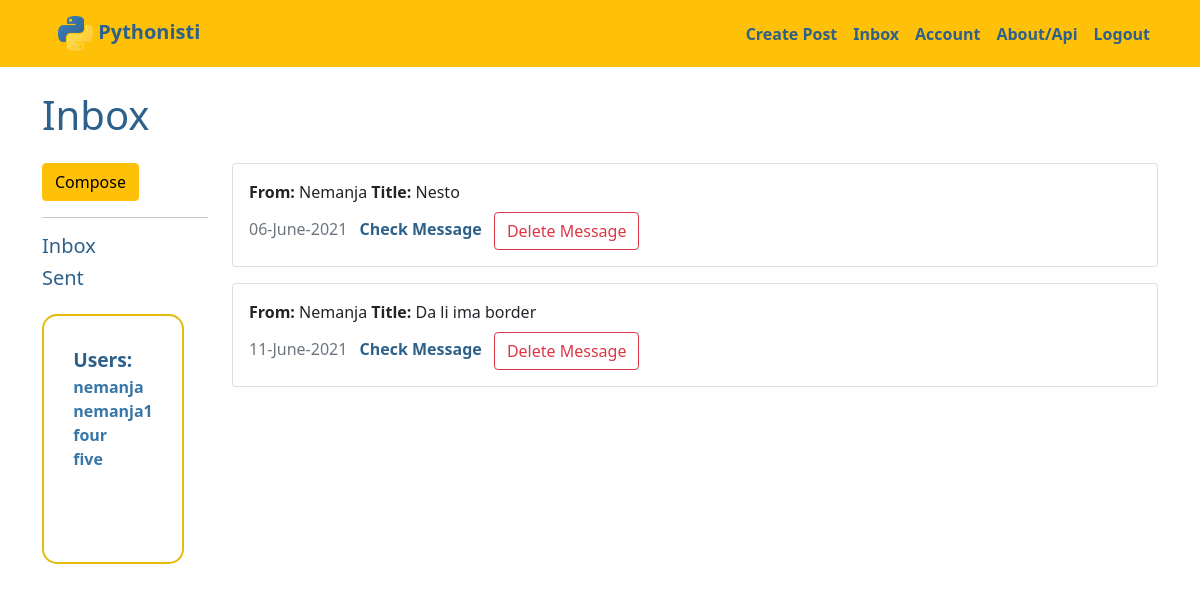
The page /mail/inbox (signed in) on the database as committed earlier.
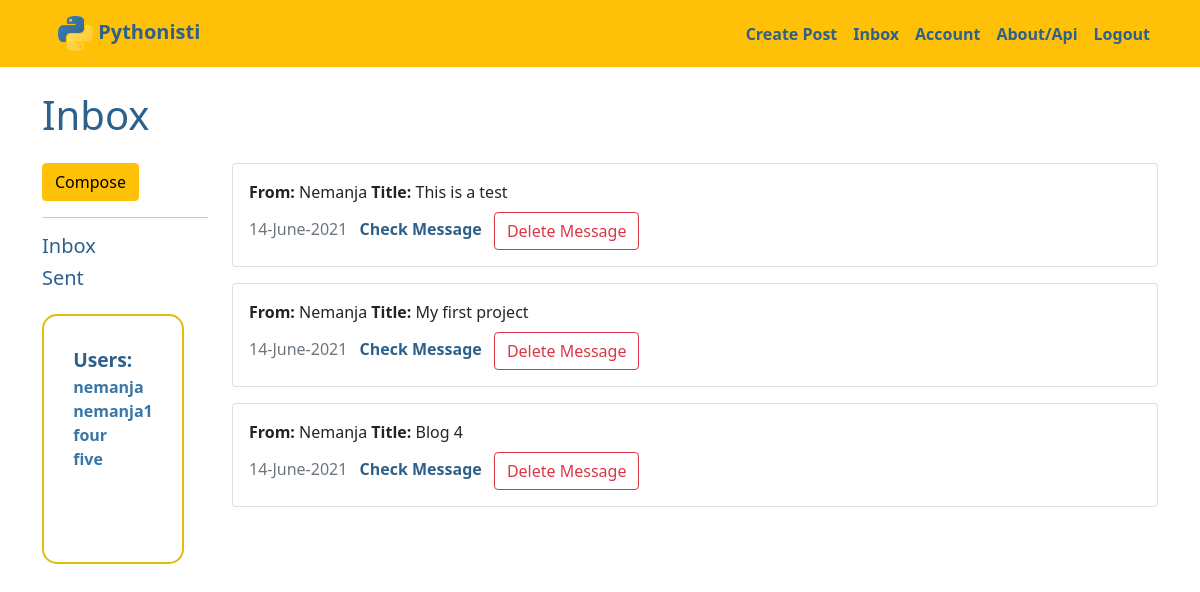
The same page on the database as committed later.
### myproject/models.py (models this page shows, shortened)
class User(db.Model, UserMixin):
    __tablename__ = 'users'
    id = db.Column(db.Integer, primary_key=True)
    profile_image = db.Column(db.String(255), nullable=False, default='default_profile.png')
    email = db.Column(db.String(64), unique=True, index=True)
    username = db.Column(db.String(64), unique=True, index=True, nullable=False)
    password_hash = db.Column(db.String(255), nullable=False, index=True)
    posts = db.relationship('Blog', backref='author', lazy=True, cascade="all, delete-orphan")
    comments = db.relationship('Comment', backref='comment_author', lazy=True, cascade="all, delete-orphan")
    send_messages = db.relationship(
        'Message',
        backref='sender',
        foreign_keys='Message.sender_id',
        lazy=True,
        cascade="save-update")
    receive_messages = db.relationship(
        'Message',
        backref='receiver',
        foreign_keys='Message.receiver_id',
        lazy=True,
        cascade="save-update")

class Message(db.Model):
    __tablename__ = 'messages'
    id = db.Column(db.Integer, primary_key=True)
    title = db.Column(db.String(125), nullable=False, index=True)
    date = db.Column(db.DateTime, nullable=False, default=datetime.utcnow, index=True)
    text = db.Column(db.Text, nullable=False, index=True)
    seen = db.Column(db.Boolean, nullable=False, default=False, index=True)
    MESSAGE_VISIBLE_TO = db.Column(db.Integer, nullable=True)
    sender_id = db.Column(db.Integer, db.ForeignKey('users.id'), nullable=False)
    receiver_id = db.Column(db.Integer, db.ForeignKey('users.id'), nullable=False)

### myproject/mail/views.py (the view)
@messages_blueprint.route('/inbox')
@login_required
def inbox():
    messages = Message.query.filter(and_(Message.receiver_id == current_user.id,
                                    Message.MESSAGE_VISIBLE_TO.isnot(current_user.id))).all()
    users = User.query.all()
    return render_template('inbox.html', messages=messages, users=users)

### myproject/models.py (called while the page is built)
@login_manager.user_loader
def load_user(user_id):
    return User.query.get(user_id)

### myproject/mail/templates/mail/inbox.html (shortened to what this page needs)
{% extends 'base.html' %}
{% block content %}
  <div class="jumbotron">
    <h1>Inbox</h1>
  </div>
<div class="row">
  <div class="col-md-2">
    <a href="{{ url_for('messages.create_message') }}" class="btn btn-warning">Compose</a>
    <hr>
    <a href="{{ url_for('messages.inbox') }}"><h5>Inbox</h5></a>
    <a href="{{ url_for('messages.sent_messages') }}"><h5>Sent</h5></a>
    <div class="user_list_div">
      <ul><span class='user_list_span'>Users:</span>
        {% for user in users %}
        <li>{{ user.username }}</li>
        {% endfor %}
      </ul>
    </div>
  </div>
    <div class="col-md-10 overflow_div">
      {% for message in messages %}
      {% if current_user.id == message.receiver.id %}
        {% if message.seen %}
        <div class="card mb-3" style="width: 100%;">
        {% else %}
        <div class="card mb-3" style="width: 100%; border:2px solid var(--dark_blue);">
        {% endif %}
          <div class="card-body">
            <p class="card-title"><strong>From: </strong>{{ message.sender.username|capitalize }} <strong>Title: </strong>{{ message.title|capitalize }}</p><label class="card-subtitle mb-2 text-muted">{{ message.date.strftime("%d-%B-%Y") }}</label>
            <a href="{{ url_for('messages.view_message', message_id=message.id) }}" class="card-link check_message_link">Check Message</a>
            <button type="button"
                class="btn btn-outline-danger"
                data-bs-toggle="modal"
                data-bs-target="#del_message">
                  Delete Message
            </button>
          </div>
        </div>
      {% endif %}
    {% endfor %}
    </div>
</div>
{% endblock %}

Rows that differ between the two databases and show on the page:
removed Message: sender.username "Nemanja", title "Nesto", date "06-June-2021"
no longer on this page (row edited): Message: sender.username "Nemanja", title "Da li ima border", date "11-June-2021"
added Message: sender.username "Nemanja", title "This is a test", date "14-June-2021"
added Message: sender.username "Nemanja", title "My first project", date "14-June-2021"
added Message: sender.username "Nemanja", title "Blog 4", date "14-June-2021"
